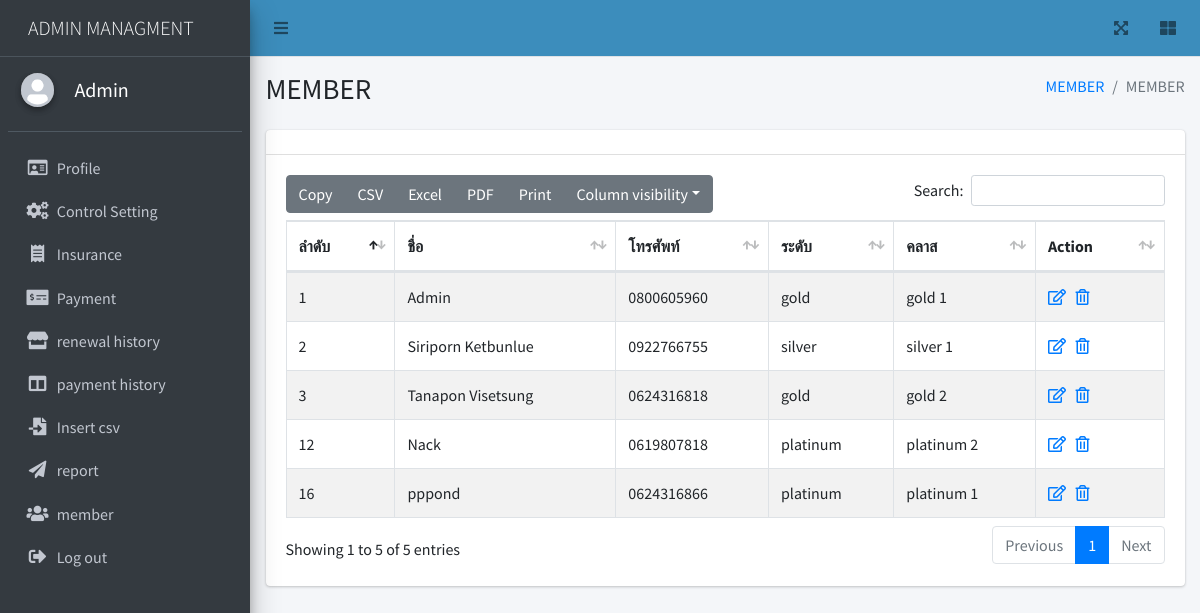
/page/member.php (signed in), run on the app's committed database.
### tables this page shows
CREATE TABLE `users_info` (
  `id` int(11) NOT NULL,
  `username` varchar(200) NOT NULL,
  `password` varchar(200) NOT NULL,
  `tel` varchar(20) NOT NULL,
  `address` varchar(255) NOT NULL,
  `level` varchar(200) NOT NULL,
  `img` varchar(255) NOT NULL DEFAULT 'user.png',
  `name` varchar(200) NOT NULL,
  `user_id` varchar(255) DEFAULT NULL,
  `access_token` varchar(255) NOT NULL,
  `email` varchar(255) DEFAULT NULL,
  `status` varchar(255) NOT NULL,
  `sub_status` varchar(255) NOT NULL
);

CREATE TABLE `user_role` (
  `id` int(11) NOT NULL,
  `page` varchar(200) NOT NULL,
  `role` varchar(255) NOT NULL,
  `link` varchar(255) NOT NULL,
  `icon` varchar(255) NOT NULL
);

CREATE TABLE `status` (
  `id` int(10) NOT NULL,
  `status_name` varchar(255) NOT NULL
);

CREATE TABLE `sub_status` (
  `id` int(10) NOT NULL,
  `sub_name` varchar(255) NOT NULL,
  `status` varchar(255) NOT NULL
);

### page/member.php (the view, shortened to what this page needs)
<?php
require_once('../dbconnect.php');
$id = $_SESSION['id'];
$sql = "SELECT * FROM users_info WHERE id= $id ";
$result = mysqli_query($con, $sql);
$row = mysqli_fetch_assoc($result);
$sqlp = "SELECT * FROM user_role  ";
$resultp = mysqli_query($con, $sqlp);
?>
<!DOCTYPE html>
<html lang="en">
<head>
    <link rel="stylesheet" href="https://cdnjs.cloudflare.com/ajax/libs/font-awesome/5.15.3/css/all.min.css" />
    <link rel="stylesheet" href="../css/adminlte.min.css">
    <link rel="stylesheet" href="../css/dataTables.bootstrap4.min.css">
    <link rel="stylesheet" href="../css/responsive.bootstrap4.min.css">
    <link rel="stylesheet" href="../css/buttons.bootstrap4.min.css">
    <link rel="stylesheet" href="../css/switch_insurance.css">
</head>
<body class="hold-transition sidebar-mini">
        <?php require('admin_nav.php') ?>
        <div class="content-wrapper">
            <section class="content-header">
                <div class="container-fluid">
                    <div class="row mb-2">
                        <div class="col-sm-6">
                            <h1 style="text-transform: uppercase">member</h1>
                        </div>
                        <div class="col-sm-6">
                            <ol class="breadcrumb float-sm-right">
                                <li class="breadcrumb-item"><a href="order.php" style="text-transform: uppercase">member</a></li>
                                <li class="breadcrumb-item active" style="text-transform: uppercase">member</li>
                            </ol>
                        </div>
                    </div>
                </div>
            </section>
            <?php
            $sql2 = "SELECT users_info.name, users_info.id, users_info.tel, status.status_name, sub_status.sub_name
            FROM ((users_info
            LEFT  JOIN status ON users_info.status = status.id)
            LEFT  JOIN sub_status ON users_info.sub_status = sub_status.id);";
            $result2 = mysqli_query($con, $sql2);
            ?>
            <section class="content">
                <div class="container-fluid ">
                    <div class="row">
                        <div class="col-12">
                            <div class="card">
                                <div class="card-header">
                                </div>
                                <div class="card-body">
                                    <table id="example1" class="table table-bordered table-striped">
                                        <thead>
                                            <tr>
                                                <th>ลำดับ</th>
                                                <th>ชื่อ</th>
                                                <th>โทรศัพท์</th>
                                                <th>ระดับ</th>
                                                <th>คลาส</th>
                                                <th>Action</th>
                                            </tr>
                                        </thead>
                                        <tbody>
                                            <?php foreach( $result2 as $value ){ ?>
                                                <tr>
                                                    <td><?php echo $value['id']; ?></td>
                                                    <td><?php echo $value['name']; ?></td>
                                                    <td><?php echo $value['tel']; ?></td>
                                                    <td><?php echo $value['status_name']; ?></td>
                                                    <td><?php echo $value['sub_name']; ?></td>
                                                    <td><a href="member_update_form.php?id=<?php echo $value['id']; ?>"><i class="far fa-edit"></a></i>&nbsp;&nbsp;&nbsp;<a href="../backend/insurabce_delete.php?id=<?php echo $row['id']; ?>" onclick="return confirm('Are you sure to delete ?')"><i class="far fa-trash-alt"></i></a></td>
                                                </tr>
                                            <?php  } ?>
                                        </tbody>
                                    </table>
                                </div>
                            </div>
                        </div>
                    </div>
</body>
</html>

### page/admin_nav.php (shortened to what this page needs)
<div class="wrapper">
<nav class="main-header navbar navbar-expand navbar-lightblue navbar-light">
    <ul class="navbar-nav">
        <li class="nav-item">
            <a class="nav-link" data-widget="pushmenu" href="#" role="button"><i class="fas fa-bars"></i></a>
        </li>
    </ul>
    <ul class="navbar-nav ml-auto">
        <li class="nav-item">
            <a class="nav-link" data-widget="fullscreen" href="#" role="button">
                <i class="fas fa-expand-arrows-alt"></i>
            </a>
        </li>
        <li class="nav-item">
            <a class="nav-link" data-widget="control-sidebar" data-slide="true" href="#" role="button">
                <i class="fas fa-th-large"></i>
            </a>
        </li>
    </ul>
</nav>
<aside class="main-sidebar sidebar-dark-primary elevation-4">
    <a href="index.php" class="brand-link">
        <span class="brand-text font-weight-light" style="margin-left: 20px; text-transform: uppercase;"><?php echo $row['level']; ?> Managment</span>
    </a>
    <div class="sidebar">
        <div class="user-panel mt-3 pb-3 mb-3 d-flex">
            <div class="image">
                <img src="../img/<?php echo $row['img']; ?>" class="img-circle elevation-2" alt="User Image">
            </div>
            <div class="info">
                <h5 style="color:white; margin-left: 10px;"><?php echo $row['name']; ?></h5>
            </div>
        </div>
        <nav class="mt-2">
            <ul class="nav nav-pills nav-sidebar flex-column" data-widget="treeview" role="menu" data-accordion="false">
                <?php
                while ($rowp = mysqli_fetch_assoc($resultp)) {
                    $idp = $rowp['id'];
                    if ($_SESSION['level'] == 'admin') {
                        $role = explode(",", $rowp['role']);
                        $result_array = array_search("admin$idp", $role);
                        if ($result_array !== false) {
                            echo " <li class='nav-item'><a href='$rowp[link]' class='nav-link '>
        <i class='$rowp[icon]'></i>
        <p>
        $rowp[page]
        </p>
        </a>
      </li> ";
                        }
                    }
                }
                ?>
                <li class="nav-item">
                    <a href="logout.php" class="nav-link">
                        <i class="nav-icon fas fa-sign-out-alt"></i>
                        <p>
                            Log out
                        </p>
                    </a>
                </li>
            </ul>
        </nav>
    </div>
</aside>

### data on the page
users_info: level "ADMIN", img (placeholder picture), name "Admin", id "1", tel "0800605960", status.status_name "gold", sub_status.sub_name "gold 1"
user_role: page "Profile"
user_role: page "Control Setting"
user_role: page "Insurance"
user_role: page "Payment"
user_role: page "renewal history"
user_role: page "payment history"
user_role: page "Insert csv"
user_role: page "report"
user_role: page "member"
users_info: id "2", name "Siriporn Ketbunlue", tel "0922766755", status.status_name "silver", sub_status.sub_name "silver 1"
users_info: id "3", name "Tanapon Visetsung", tel "0624316818", status.status_name "gold", sub_status.sub_name "gold 2"
users_info: id "12", name "Nack", tel "0619807818", status.status_name "platinum", sub_status.sub_name "platinum 2"
users_info: id "16", name "pppond", tel "0624316866", status.status_name "platinum", sub_status.sub_name "platinum 1"
